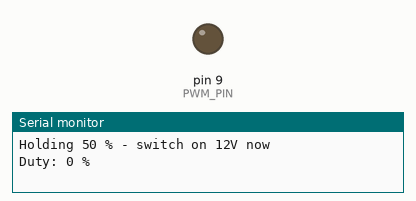
This sketch was run on a simulated Arduino Uno, built with avr-gcc and run on an emulated ATmega328P. On the bench: output pins drawn as LEDs (lit = HIGH), the last lines printed to the serial monitor.

Above: at 5.05 s.
At 8.75 s:
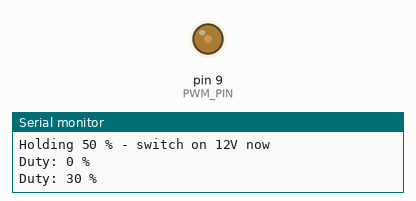
At 12.45 s:
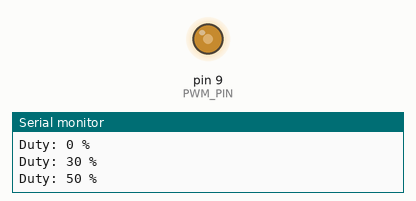
At 19.95 s:
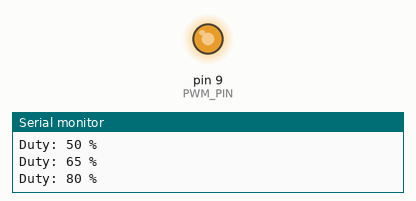
Timing chart, 0 to 24.5 s (numbered marks = the images above):
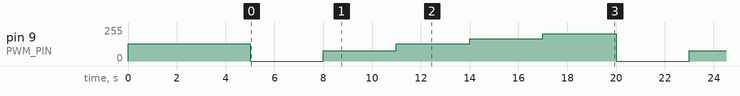

The sketch:

Nidec_blower_testcode.ino
```cpp
const int PWM_PIN = 9;
const int STEPS[] = {0, 30, 50, 65, 80};
const int NUM_STEPS = sizeof(STEPS) / sizeof(STEPS[0]);
const unsigned long HOLD_MS = 3000;

void setDuty(int percent) {
  OCR1A = (long)ICR1 * percent / 100;
}

void setup() {
  pinMode(PWM_PIN, OUTPUT);
  TCCR1A = _BV(COM1A1) | _BV(WGM11);
  TCCR1B = _BV(WGM13) | _BV(WGM12) | _BV(CS10);
  ICR1 = 1066;                       // ~15 kHz
  Serial.begin(9600);

  setDuty(50);                       // start-up signal
  Serial.println("Holding 50 % - switch on 12V now");
  delay(5000);
}

void loop() {
  for (int i = 0; i < NUM_STEPS; i++) {
    setDuty(STEPS[i]);
    Serial.print("Duty: ");
    Serial.print(STEPS[i]);
    Serial.println(" %");
    delay(HOLD_MS);
  }
}
```

Measured:
- by itself, pin 9 (PWM_PIN): repeats every 15.0 s: 76/255 3.0 s, 128/255 3.0 s, 166/255 3.0 s, 204/255 3.0 s, 0/255 3.0 s
